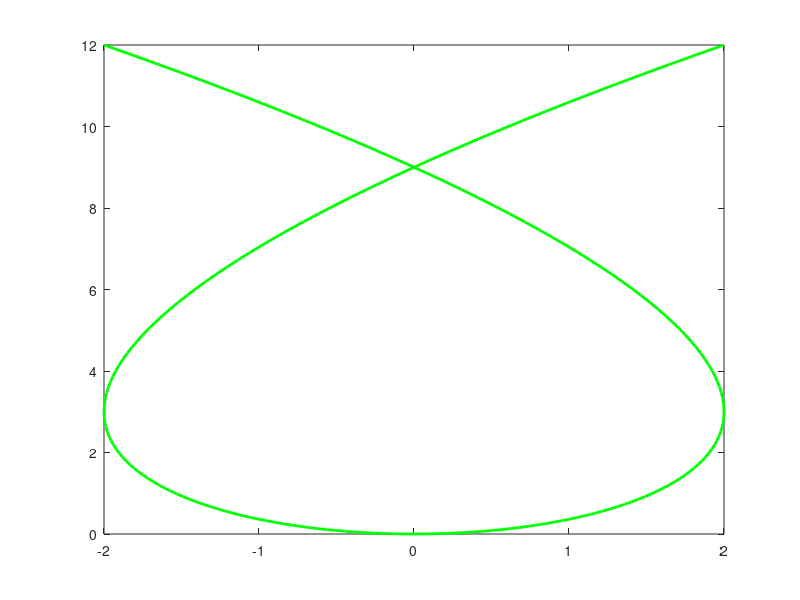

The MATLAB script that drew this image:
% ANDREBBERO MESSI SU DUE FILE DIVERSI, MA MI SCOCCIO 

 % PUNTO 1

t=linspace(0,50,1000);
plot(t.*sin(t), 'r')

 % PUNTO 2 (Grazie Mario)

t=linspace(-2,2,200);
xt=t.*(3-t.^2);
yt=3*t.^2;
plot(xt,yt,'g','LineWidth',2)

